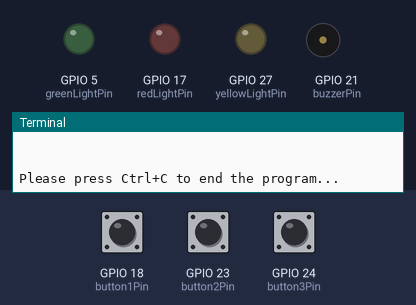
A program run on a simulated Raspberry Pi (BCM pin numbers). On the bench: output pins drawn as LEDs (lit = HIGH), buzzer (waves = sounding, pin HIGH), the last lines printed to the terminal. Inputs (shaded band) come from the test bench; at power-on: GPIO 18 (button1Pin) HIGH, GPIO 23 (button2Pin) HIGH, GPIO 24 (button3Pin) HIGH.

Above: at 1.2 s.
1.3 s: GPIO 18 (button1Pin) pulled LOW for 0.15 s
At 1.4 s:
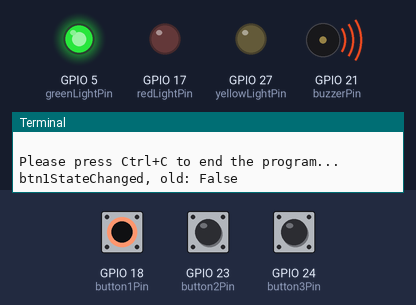
3.0 s: GPIO 23 (button2Pin) pulled LOW for 0.15 s
At 3.1 s:
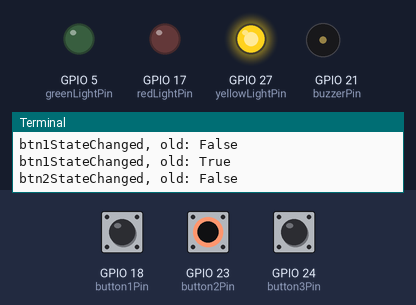
4.7 s: GPIO 24 (button3Pin) pulled LOW for 0.15 s
At 4.8 s:
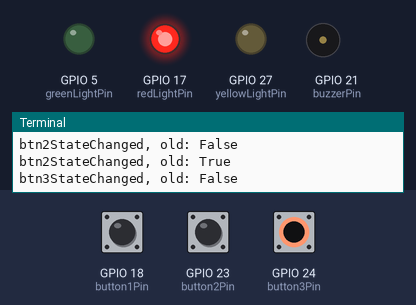
6.4 s: GPIO 24 (button3Pin) pulled LOW for 3.2 s
At 10.6 s:
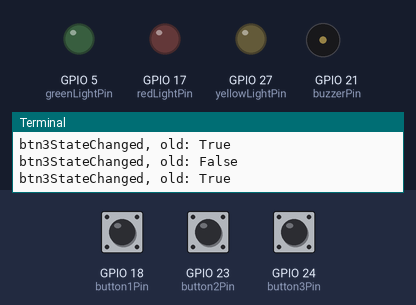
11.1 s: GPIO 18 (button1Pin) pulled LOW for 3.2 s
At 11.8 s:
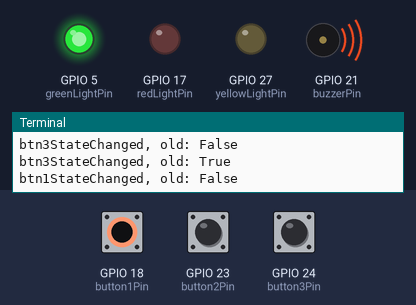
15.8 s: GPIO 18 (button1Pin) driven LOW and GPIO 23 (button2Pin) driven LOW
At 16.7 s:
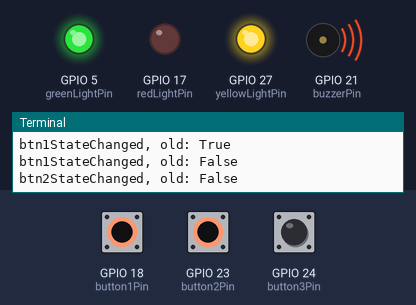
Timing chart, 0 to 18.3 s (numbered marks = the images above; inputs shaded):
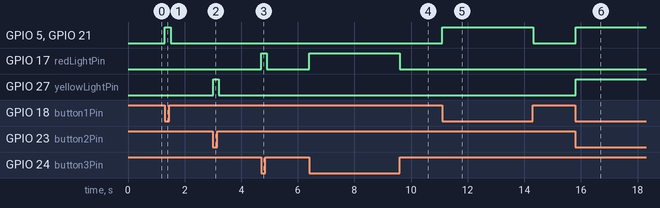

Measured:
- after the input at 1.3 s, GPIO 5 (greenLightPin), GPIO 21 (buzzerPin): LOW → HIGH at once, → LOW 0.20 s later
- after the input at 3.0 s, GPIO 27 (yellowLightPin): LOW → HIGH at once, → LOW 0.20 s later
- after the input at 4.7 s, GPIO 17 (redLightPin): LOW → HIGH at once, → LOW 0.20 s later
- after the input at 6.4 s, GPIO 17 (redLightPin): LOW → HIGH at once, → LOW 3.2 s later
- after the input at 11.1 s, GPIO 5 (greenLightPin), GPIO 21 (buzzerPin): LOW → HIGH at once, → LOW 3.2 s later
- after the input at 15.8 s, GPIO 5 (greenLightPin), GPIO 27 (yellowLightPin), GPIO 21 (buzzerPin): LOW → HIGH at once

The program:

pushbtn.py
```python
import RPi.GPIO as GPIO
import time

redLightPin = 17
yellowLightPin = 27
greenLightPin = 5

button1Pin = 18
button2Pin = 23
button3Pin = 24

buzzerPin = 21

btn1On = False
btn1StateChanged = False
btn2On = False
btn2StateChanged = False
btn3On = False
btn3StateChanged = False

def print_message():
    print ("|**************************************|")
    print ("|  Push Button w/ LED & Active Buzzer  |")
    print ("|**************************************|\n")
    print 'Program is running...'
    print ('\n')
    print 'Please press Ctrl+C to end the program...'

def setup():
    # Set the GPIO modes to BCM Numbering
    GPIO.setmode(GPIO.BCM)

    # Setup GPIO pins here
    GPIO.setmode(GPIO.BCM)
    GPIO.setup(redLightPin, GPIO.OUT)
    GPIO.setup(yellowLightPin, GPIO.OUT)
    GPIO.setup(greenLightPin, GPIO.OUT)
    GPIO.setup(button1Pin, GPIO.IN, pull_up_down=GPIO.PUD_UP)
    GPIO.setup(button2Pin, GPIO.IN, pull_up_down=GPIO.PUD_UP)
    GPIO.setup(button3Pin, GPIO.IN, pull_up_down=GPIO.PUD_UP)
    GPIO.setup(buzzerPin, GPIO.OUT, initial=GPIO.LOW)

def setLEDState(ledNo, onOffState):
    GPIO.output(ledNo, onOffState)

def setBuzzer(onOffState):
    GPIO.output(buzzerPin, onOffState)

def turnOffLEDs():
    setLEDState(redLightPin, False)
    setLEDState(greenLightPin, False)
    setLEDState(yellowLightPin, False)

def main():
    global btn1On
    global btn2On
    global btn3On
    global btn1StateChanged
    global btn2StateChanged
    global btn3StateChanged
    print_message()
    while True:
        btn1Pressed = not GPIO.input(button1Pin)
        btn2Pressed = not GPIO.input(button2Pin)
        btn3Pressed = not GPIO.input(button3Pin)

        # the button 1 has to be pressed & hold to light the LED and make noise from buzzer
        # release the button 1 will turn off the light and silient the buzzer
        if btn1Pressed != btn1On:
            btn1StateChanged = True
        # the button 2 has to be pressed & hold to light the LED
        # release the button 2 will turn off the light
        if btn2Pressed != btn2On:
            btn2StateChanged = True
        # the button 3 has to be pressed & hold to light the LED
        # release the button 3 will turn off the light
        if btn3Pressed != btn3On:
            btn3StateChanged = True

        # the button 1 is used as a switch, press it will turn on the LED, press it again will turn off the LED
        #if btn1Pressed == True:
        #    btn1StateChanged = True
        # the button 2 is used as a switch, press it will turn on the LED, press it again will turn off the LED
        #if btn2Pressed == True:
        #    btn2StateChanged = True
        # the button 3 is used as a switch, press it will turn on the LED, press it again will turn off the LED
        #if btn3Pressed == True:
        #    btn3StateChanged = True

        if btn1StateChanged == True:
            print('btn1StateChanged, old: ' + str(btn1On))
            btn1On = not btn1On
            setLEDState(greenLightPin, btn1On)
            setBuzzer(btn1On)
            btn1StateChanged = False

        if btn2StateChanged == True:
            print('btn2StateChanged, old: ' + str(btn2On))
            btn2On = not btn2On
            setLEDState(yellowLightPin, btn2On)
            btn2StateChanged = False

        if btn3StateChanged == True:
            print('btn3StateChanged, old: ' + str(btn3On))
            btn3On = not btn3On
            setLEDState(redLightPin, btn3On)
            btn3StateChanged = False

        time.sleep(0.1)

def destroy():
    # Any custom clean up code goes here
    turnOffLEDs()

    # Release resource
    GPIO.cleanup()

# If run this script directly, do:
if __name__ == '__main__':
    setup()
    try:
        main()
    # When 'Ctrl+C' is pressed, the child program
    # destroy() will be  executed.
    except KeyboardInterrupt:
        destroy()
```
